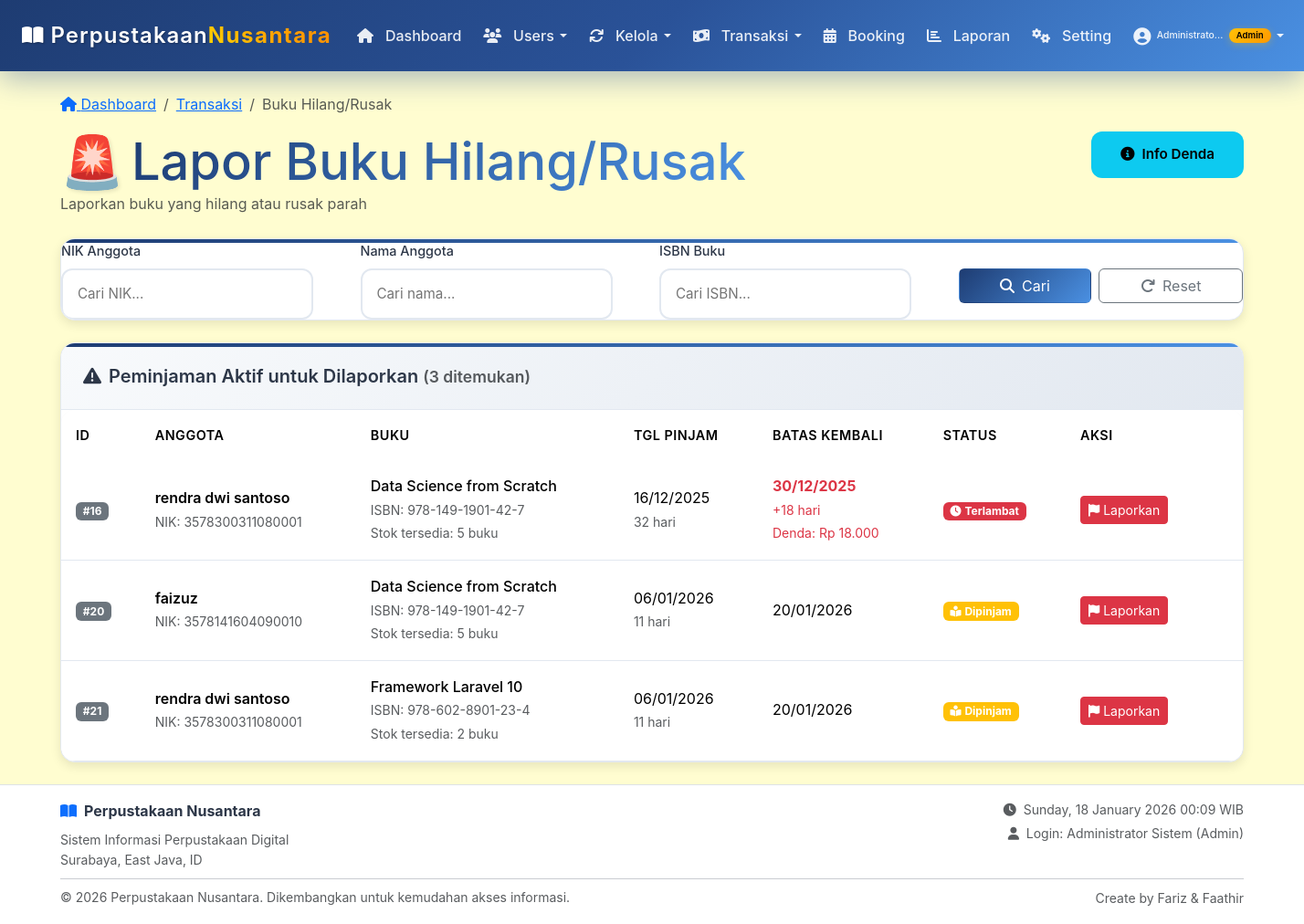
/petugas/transaksi/buku_hilang.php (signed in), run on the app's committed database.
### tables this page shows
CREATE TABLE `peminjaman` (
  `id_peminjaman` int(11) NOT NULL,
  `nik` varchar(20) NOT NULL,
  `isbn` varchar(20) NOT NULL,
  `tanggal_pinjam` date NOT NULL,
  `tanggal_kembali` date NOT NULL,
  `status` enum('dipinjam','dikembalikan') DEFAULT 'dipinjam',
  `created_at` timestamp NOT NULL DEFAULT current_timestamp()
);

CREATE TABLE `anggota` (
  `nik` varchar(20) NOT NULL,
  `nama` varchar(100) NOT NULL,
  `no_hp` varchar(15) DEFAULT NULL,
  `alamat` text NOT NULL,
  `created_at` timestamp NOT NULL DEFAULT current_timestamp(),
  `user_id` int(11) DEFAULT NULL
);

CREATE TABLE `buku` (
  `isbn` varchar(20) NOT NULL,
  `judul` varchar(100) NOT NULL,
  `pengarang` varchar(50) NOT NULL,
  `id_penerbit` int(11) DEFAULT NULL,
  `id_rak` int(11) DEFAULT NULL,
  `tahun_terbit` int(4) NOT NULL,
  `stok_total` int(11) DEFAULT 0,
  `stok_tersedia` int(11) DEFAULT 0,
  `status` varchar(20) DEFAULT 'tersedia',
  `created_at` timestamp NOT NULL DEFAULT current_timestamp()
);

### includes/functions.php (called while the page is built, shortened)
<?php
if (!function_exists('formatTanggal')) {
    function formatTanggal($date, $format = 'd/m/Y') {
        return date($format, strtotime($date));
    }
}
?>

### petugas/transaksi/buku_hilang.php (the view, shortened to what this page needs)
<?php
require_once '../../includes/functions.php';
include '../../config/database.php';
$stmt = $conn->query("SELECT * FROM pengaturan WHERE setting_key IN ('denda_hilang', 'denda_rusak_parah', 'denda_per_hari')");
$denda_settings = [];
while ($row = $stmt->fetch()) {
    $denda_settings[$row['setting_key']] = $row['setting_value'];
}
$denda_per_hari = (int)($denda_settings['denda_per_hari'] ?? 1000);
$search_nik = isset($_GET['nik']) ? sanitizeInput($_GET['nik']) : '';
$search_nama = isset($_GET['nama']) ? sanitizeInput($_GET['nama']) : '';
$search_isbn = isset($_GET['isbn']) ? sanitizeInput($_GET['isbn']) : '';
$where_conditions = ["p.status = 'dipinjam'"];
$params = [];
$where_clause = !empty($where_conditions) ? 'WHERE ' . implode(' AND ', $where_conditions) : '';
$stmt = $conn->prepare("
    SELECT p.*, a.nama, b.judul, b.isbn, b.stok_total,
           DATEDIFF(CURDATE(), p.tanggal_kembali) as hari_terlambat,
           DATEDIFF(CURDATE(), p.tanggal_pinjam) as sudah_dipinjam
    FROM peminjaman p
    JOIN anggota a ON p.nik = a.nik
    JOIN buku b ON p.isbn = b.isbn
    $where_clause
    ORDER BY p.tanggal_kembali ASC
    LIMIT 50
");
$stmt->execute($params);
$peminjaman_aktif = $stmt->fetchAll();
include '../../includes/header.php';
?>
<div class="container py-4">
    <div class="d-flex justify-content-between align-items-center mb-4">
        <div>
            <nav aria-label="breadcrumb">
                <ol class="breadcrumb">
                    <li class="breadcrumb-item">
                        <a href="../dashboard.php"><i class="fas fa-home"></i> Dashboard</a>
                    </li>
                    <li class="breadcrumb-item">
                        <a href="peminjaman.php">Transaksi</a>
                    </li>
                    <li class="breadcrumb-item active">Buku Hilang/Rusak</li>
                </ol>
            </nav>
            <h1 class="h3 mb-0 title-container">
                <span class="logo-emoji">🚨</span>
                <span class="title-gradient">Lapor Buku Hilang/Rusak</span>
            </h1>
            <p class="text-muted mb-0">Laporkan buku yang hilang atau rusak parah</p>
        </div>
        <div>
            <button type="button" class="btn btn-modern btn-info" data-bs-toggle="modal" data-bs-target="#dendaModal">
                <i class="fas fa-info-circle me-2"></i>Info Denda
            </button>
        </div>
    </div>
    <div class="modern-card mb-4">
        <div class="card-body">
            <form method="GET" class="row g-3">
                <div class="col-md-3">
                    <label class="form-label-modern">NIK Anggota</label>
                    <input type="text" name="nik" class="form-control-modern"
                           placeholder="Cari NIK..."
                           value="<?= htmlspecialchars($search_nik) ?>">
                </div>
                <div class="col-md-3">
                    <label class="form-label-modern">Nama Anggota</label>
                    <input type="text" name="nama" class="form-control-modern"
                           placeholder="Cari nama..."
                           value="<?= htmlspecialchars($search_nama) ?>">
                </div>
                <div class="col-md-3">
                    <label class="form-label-modern">ISBN Buku</label>
                    <input type="text" name="isbn" class="form-control-modern"
                           placeholder="Cari ISBN..."
                           value="<?= htmlspecialchars($search_isbn) ?>">
                </div>
                <div class="col-md-3">
                    <div class="d-flex gap-2">
                        <button type="submit" class="btn btn-primary-modern flex-fill">
                            <i class="fas fa-search me-2"></i>Cari
                        </button>
                        <a href="buku_hilang.php" class="btn btn-outline-secondary flex-fill">
                            <i class="fas fa-redo me-2"></i>Reset
                        </a>
                    </div>
                </div>
            </form>
        </div>
    </div>
    <div class="modern-card">
        <div class="card-header-modern">
            <h5 class="card-title-modern mb-0">
                <i class="fas fa-exclamation-triangle me-2"></i>Peminjaman Aktif untuk Dilaporkan
                <small class="text-muted">(<?= count($peminjaman_aktif) ?> ditemukan)</small>
            </h5>
        </div>
        <div class="card-body p-0">
            <?php if ($peminjaman_aktif): ?>
                <div class="table-responsive">
                    <table class="table table-modern mb-0">
                        <thead>
                            <tr>
                                <th>ID</th>
                                <th>Anggota</th>
                                <th>Buku</th>
                                <th>Tgl Pinjam</th>
                                <th>Batas Kembali</th>
                                <th>Status</th>
                                <th width="15%">Aksi</th>
                            </tr>
                        </thead>
                        <tbody>
                            <?php foreach ($peminjaman_aktif as $row): ?>
                                <?php
                                $is_overdue = $row['hari_terlambat'] > 0;
                                $denda_keterlambatan = $is_overdue ? $row['hari_terlambat'] * $denda_per_hari : 0;
                                ?>
                                <tr>
                                    <td>
                                        <span class="badge bg-secondary">#<?= $row['id_peminjaman'] ?></span>
                                    </td>
                                    <td>
                                        <div class="fw-semibold"><?= htmlspecialchars($row['nama']) ?></div>
                                        <small class="text-muted">NIK: <?= htmlspecialchars($row['nik']) ?></small>
                                    </td>
                                    <td>
                                        <div class="fw-medium"><?= htmlspecialchars($row['judul']) ?></div>
                                        <small class="text-muted">ISBN: <?= htmlspecialchars($row['isbn']) ?></small>
                                        <br>
                                        <small class="text-muted">Stok tersedia: <?= $row['stok_total'] ?> buku</small>
                                    </td>
                                    <td>
                                        <div><?= formatTanggal($row['tanggal_pinjam']) ?></div>
                                        <small class="text-muted"><?= $row['sudah_dipinjam'] ?> hari</small>
                                    </td>
                                    <td>
                                        <div class="<?= $is_overdue ? 'text-danger fw-bold' : '' ?>">
                                            <?= formatTanggal($row['tanggal_kembali']) ?>
                                        </div>
                                        <?php if ($is_overdue): ?>
                                            <small class="text-danger">+<?= $row['hari_terlambat'] ?> hari</small>
                                            <br>
                                            <small class="text-danger">Denda: Rp <?= number_format($denda_keterlambatan, 0, ',', '.') ?></small>
                                        <?php endif; ?>
                                    </td>
                                    <td>
                                        <?php if ($is_overdue): ?>
                                            <span class="badge bg-danger">
                                                <i class="fas fa-clock me-1"></i>Terlambat
                                            </span>
                                        <?php else: ?>
                                            <span class="badge bg-warning">
                                                <i class="fas fa-book-reader me-1"></i>Dipinjam
                                            </span>
                                        <?php endif; ?>
                                    </td>
                                    <td>
                                        <button type="button" class="btn btn-danger btn-sm"
                                                data-bs-toggle="modal"
                                                data-bs-target="#reportModal"
                                                data-peminjaman-id="<?= $row['id_peminjaman'] ?>"
                                                data-nama="<?= htmlspecialchars($row['nama']) ?>"
                                                data-judul="<?= htmlspecialchars($row['judul']) ?>"
                                                data-isbn="<?= htmlspecialchars($row['isbn']) ?>"
                                                data-terlambat="<?= $row['hari_terlambat'] ?>"
                                                data-denda-keterlambatan="<?= $denda_keterlambatan ?>">
                                            <i class="fas fa-flag me-1"></i>Laporkan
                                        </button>
                                    </td>
                                </tr>
                            <?php endforeach; ?>
                        </tbody>
                    </table>
                </div>
            <?php endif; ?>
        </div>
    </div>
</div>
<?php include '../../includes/footer.php'; ?>

### assets/css/style.css (style rules this page uses)
:root { --primary-gradient: linear-gradient(135deg, #667eea 0%, #764ba2 100%); --secondary-gradient: linear-gradient(135deg, #f093fb 0%, #f5576c 100%); --success-gradient: linear-gradient(135deg, #4facfe 0%, #00f2fe 100%); --dark-bg: #1a1d29; --card-bg: #ffffff; --text-primary: #2d3748; --text-secondary: #718096; --border-color: #e2e8f0; --shadow-sm: 0 2px 4px rgba(0,0,0,0.05); --shadow-md: 0 4px 12px rgba(0,0,0,0.1); --shadow-lg: 0 8px 25px rgba(0,0,0,0.15); --border-radius: 16px; --transition: all 0.3s cubic-bezier(0.4, 0, 0.2, 1); }
* { margin: 0; padding: 0; box-sizing: border-box; }
html { height: 100%; }
body { font-family: 'Inter', sans-serif; background: #FFFDD0; color: var(--text-primary); line-height: 1.6; min-height: 100vh; display: flex; flex-direction: column; margin: 0; padding: 0; }
body > .container, #main-wrapper > .container { flex: 1 0 auto; width: 100%; padding-bottom: 2rem; }
.modern-card { background: var(--card-bg); border: 1px solid var(--border-color); border-radius: var(--border-radius); box-shadow: var(--shadow-md); transition: var(--transition); overflow: hidden; position: relative; }
.modern-card::before { content: ''; position: absolute; top: 0; left: 0; right: 0; height: 4px; background: linear-gradient(135deg, #1e3c72 0%, #4A90E2 100%); }
.card-header-modern { background: linear-gradient(135deg, #f8fafc 0%, #e2e8f0 100%); border: none; padding: 1.5rem; border-bottom: 1px solid var(--border-color); }
.card-title-modern { font-size: 1.25rem; font-weight: 600; margin: 0; color: var(--text-primary); }
.form-control-modern { border: 2px solid var(--border-color); border-radius: 12px; padding: 0.875rem 1rem; font-size: 0.95rem; transition: var(--transition); background: var(--card-bg); }
.form-label-modern { font-weight: 500; color: var(--text-primary); margin-bottom: 0.5rem; font-size: 0.9rem; }
.btn-modern { border: none; border-radius: 12px; padding: 0.875rem 2rem; font-weight: 600; font-size: 0.95rem; transition: var(--transition); position: relative; overflow: hidden; }
.btn-primary-modern { background: linear-gradient(135deg, #1e3c72 0%, #4A90E2 100%); color: white; }
.table-modern { background: white; border-radius: var(--border-radius); overflow: hidden; box-shadow: var(--shadow-sm); }
.table-modern thead { background: linear-gradient(135deg, #1e3c72 0%, #4A90E2 100%); color: white; opacity: 0; transform: translateY(-20px); animation: slideDownHeader 0.6s ease-out 0.4s forwards; }
.table-modern th { font-weight: 600; border: none; padding: 1rem; font-size: 0.9rem; text-transform: uppercase; letter-spacing: 0.5px; }
.table-modern td { padding: 1rem; border: none; border-bottom: 1px solid var(--border-color); vertical-align: middle; }
.table-modern tbody tr { opacity: 0; transform: translateY(30px); animation: slideUpRow 0.6s ease-out forwards; }
.table-modern tbody tr:nth-child(1) { animation-delay: 0.5s; }
.table-modern tbody tr:nth-child(2) { animation-delay: 0.6s; }
.table-modern tbody tr:nth-child(3) { animation-delay: 0.7s; }
.title-container { display: flex; align-items: center; flex-wrap: nowrap; gap: 0.5rem; width: 100%; }
.logo-emoji { font-size: 3rem; display: inline-block; flex-shrink: 0; color: initial; background: none; -webkit-text-fill-color: initial; text-shadow: 2px 2px 4px rgba(0,0,0,0.1); animation: logoFloat 3s ease-in-out infinite; }
.title-gradient { background: linear-gradient(135deg, #1e3c72 0%, #4A90E2 100%); background-clip: text; -webkit-background-clip: text; -webkit-text-fill-color: transparent; display: inline-block; flex: 1; line-height: 1.2; word-break: keep-all; }
@media (min-width: 1200px) { .title-gradient { font-size: 3.5rem; } }
@media (min-width: 1200px) { .logo-emoji { font-size: 3.5rem; } }

### includes/header.php (style rules this page uses)
body { font-family: 'Inter', -apple-system, BlinkMacSystemFont, 'Segoe UI', Roboto, sans-serif; }

### data on the page
peminjaman: id_peminjaman "16", nik.nama "rendra dwi santoso", nik "3578300311080001", isbn.judul "Data Science from Scratch", isbn.isbn "978-149-1901-42-7", isbn.stok_total "5", tanggal_pinjam "16/12/2025", sudah_dipinjam "32", tanggal_kembali "30/12/2025", hari_terlambat "18", denda_keterlambatan "18.000", shows "Terlambat"
peminjaman: id_peminjaman "20", nik.nama "faizuz", nik "3578141604090010", isbn.judul "Data Science from Scratch", isbn.isbn "978-149-1901-42-7", isbn.stok_total "5", tanggal_pinjam "06/01/2026", sudah_dipinjam "11", tanggal_kembali "20/01/2026", shows "Dipinjam"
peminjaman: id_peminjaman "21", nik.nama "rendra dwi santoso", nik "3578300311080001", isbn.judul "Framework Laravel 10", isbn.isbn "978-602-8901-23-4", isbn.stok_total "2", tanggal_pinjam "06/01/2026", sudah_dipinjam "11", tanggal_kembali "20/01/2026", shows "Dipinjam"

### other printed values
strlen($nama) > 12 ? substr($nama, 0, 12) . '...' : $nama "Administrato..."
$badge_text "Admin"
count($peminjaman_aktif) "3"
SITE_NAME "Perpustakaan Nusantara"
$SISTEM['alamat_perpustakaan'] "Surabaya, East Java, ID"
$current_user['nama'] "Administrator Sistem"
str_replace('_', ' ', $current_user['role']) "Admin"
